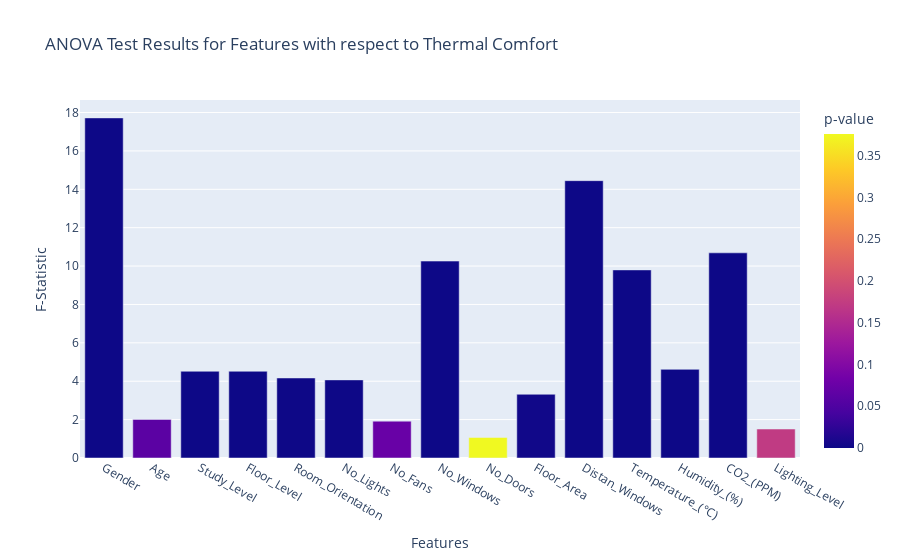

Notebook cell for this chart:
### Code cell
import matplotlib.pyplot as plt
import plotly.express as px

# Data for ANOVA test results
features = ['Gender', 'Age', 'Study_Level', 'Floor_Level', 'Room_Orientation', 'No_Lights', 
            'No_Fans', 'No_Windows', 'No_Doors', 'Floor_Area', 'Distan_Windows', 
            'Temperature_(°C)', 'Humidity_(%)', 'CO2_(PPM)', 'Lighting_Level']
f_statistics = [17.72, 2.01, 4.52, 4.52, 4.17, 4.07, 1.92, 10.26, 1.07, 3.32, 14.45, 9.80, 4.62, 10.69, 1.51]
p_values = [1.18e-19, 0.062, 0.00016, 0.00016, 0.00038, 0.00048, 0.074, 4.56e-11, 0.376, 0.0031, 6.58e-16, 1.53e-10, 0.00012, 1.44e-11, 0.172]

# Create a bar plot using Matplotlib
plt.figure(figsize=(12, 6))
plt.bar(features, f_statistics, color='violet', label='F-Statistic')
plt.xlabel('Features')
plt.ylabel('F-Statistic')
plt.xticks(rotation=45, ha='right')
plt.twinx()
plt.plot(features, p_values, color='green', marker='o', label='p-value')
plt.ylabel('p-value')
plt.title('ANOVA Test Results for Features with respect to Thermal Comfort')
plt.legend(loc='upper right')
plt.show()

# Create an interactive bar plot using Plotly
df = pd.DataFrame({'Features': features, 'F-Statistic': f_statistics, 'p-value': p_values})
fig = px.bar(df, x='Features', y='F-Statistic', color='p-value', title='ANOVA Test Results for Features with respect to Thermal Comfort',
             labels={'F-Statistic': 'F-Statistic', 'p-value': 'p-value'})
fig.show()

### Figure 1 — Plotly figure (JSON) as saved in the notebook; plotly's stock layout.template omitted (floating-point values rounded to 4 significant figures)
{"data": [{"alignmentgroup": "True", "hovertemplate": "Features=%{x}<br>F-Statistic=%{y}<br>p-value=%{marker.color}<extra></extra>", "legendgroup": "", "marker": {"color": [1.18e-19, 0.062, 0.00016, 0.00016, 0.00038, 0.00048, 0.074, 4.56e-11, 0.376, 0.0031, 6.58e-16, 1.53e-10, 0.00012, 1.44e-11, 0.172], "coloraxis": "coloraxis", "pattern": {"shape": ""}}, "name": "", "offsetgroup": "", "orientation": "v", "showlegend": false, "textposition": "auto", "type": "bar", "x": ["Gender", "Age", "Study_Level", "Floor_Level", "Room_Orientation", "No_Lights", "No_Fans", "No_Windows", "No_Doors", "Floor_Area", "Distan_Windows", "Temperature_(°C)", "Humidity_(%)", "CO2_(PPM)", "Lighting_Level"], "xaxis": "x", "y": [17.72, 2.01, 4.52, 4.52, 4.17, 4.07, 1.92, 10.26, 1.07, 3.32, 14.45, 9.8, 4.62, 10.69, 1.51], "yaxis": "y"}], "layout": {"barmode": "relative", "coloraxis": {"colorbar": {"title": {"text": "p-value"}}, "colorscale": [[0, "#0d0887"], [0.1111, "#46039f"], [0.2222, "#7201a8"], [0.3333, "#9c179e"], [0.4444, "#bd3786"], [0.5556, "#d8576b"], [0.6667, "#ed7953"], [0.7778, "#fb9f3a"], [0.8889, "#fdca26"], [1, "#f0f921"]]}, "legend": {"tracegroupgap": 0}, "title": {"text": "ANOVA Test Results for Features with respect to Thermal Comfort"}, "xaxis": {"anchor": "y", "domain": [0, 1], "title": {"text": "Features"}}, "yaxis": {"anchor": "x", "domain": [0, 1], "title": {"text": "F-Statistic"}}}}
